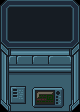

A level layout from a 2D game, rendered from its tile map. Below: a short description, then the map file with its tile-grid data intact:
An orthogonal 5x7 tile map with 16x16 px tiles, 2 tile layers (Tile Layer 1, Tile Layer 2).

<map version="1.10" tiledversion="1.10.2" orientation="orthogonal" renderorder="right-down" width="5" height="7" tilewidth="16" tileheight="16" infinite="0" nextlayerid="3" nextobjectid="1">
 <tileset firstgid="1" source="scifi_space_rpg_tiles_lpcized.tsx" />
 <layer id="1" name="Tile Layer 1" width="5" height="7">
  <data encoding="csv">
25,26,27,27,28,
53,54,55,55,56,
41,51,51,51,52,
69,79,79,79,80,
97,107,107,107,108,
125,135,135,135,136,
153,163,163,163,164
</data>
 </layer>
 <layer id="2" name="Tile Layer 2" width="5" height="7">
  <data encoding="csv">
0,0,0,0,0,
0,0,0,0,0,
0,0,0,0,0,
0,0,0,0,0,
0,0,0,0,0,
137,138,83,84,0,
165,166,111,112,0
</data>
 </layer>
</map>
